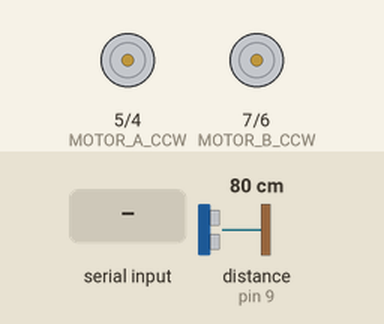
Recording of a sketch running on a simulated Arduino Uno, built with avr-gcc and run on an emulated ATmega328P. Parts: motor-driver pin pairs drawn as motors (green arrow = first pin HIGH = forward, orange = second pin HIGH = backward, longer = more drive). Wiring (inferred from the names in the program): ultrasonic range finder: trigger pin 8; echo pin 9. The test bench sets the inputs (shaded band); at power-on: distance to the obstacle (sensor on pin 9) 80 cm. The echo pulse lasts 58.3 µs per cm; what the sketch prints to the serial monitor is not drawn.

Above: at 1.2 s.
1.3 s: "w" received over Serial
At 2.1 s:
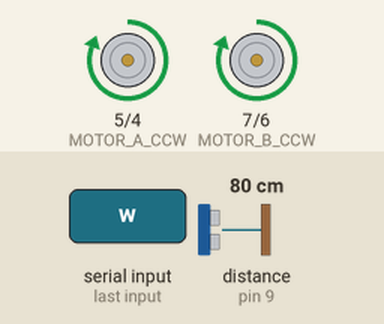
2.8 s: "s" received over Serial
At 3.3 s:
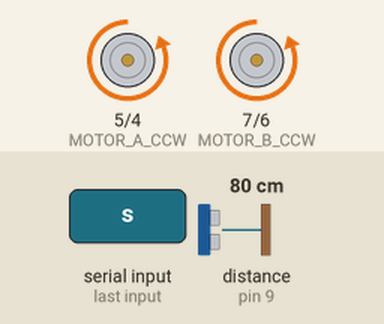
4.3 s: "a" received over Serial
At 5.5 s:
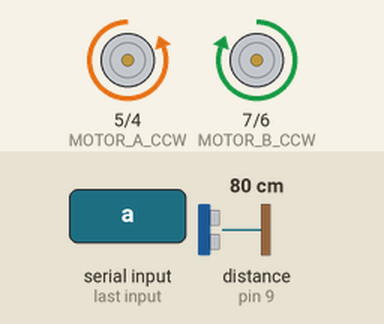
5.8 s: "d" received over Serial
At 6.8 s:
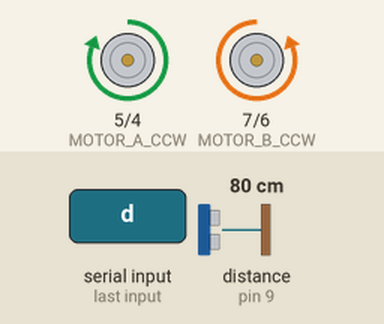
Timing chart, 0 to 8.3 s (numbered marks = the images above; inputs shaded):
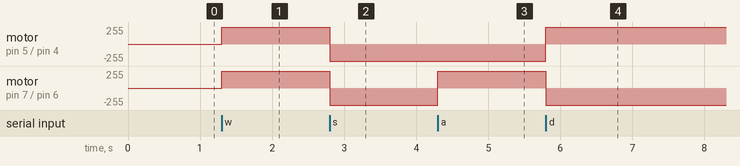

The sketch:

btbot.ino
```cpp
#include <Servo.h>
#include <Wire.h>

const int MOTOR_A_CW  = 4;
const int MOTOR_A_CCW = 5;
const int MOTOR_B_CW  = 6;
const int MOTOR_B_CCW = 7;

const int SONAR_TRIG = 8;
const int SONAR_ECHO = 9;

const int IR_LEFT  = 3;
const int IR_MID   = 11;
const int IR_RIGHT = 10;

const int TELEMETRY_TX_INTERVAL = 500;

long telemetry_tx_next_ms = 0;

void setup() {
  pinMode(MOTOR_A_CW, OUTPUT);
  pinMode(MOTOR_A_CCW, OUTPUT);
  pinMode(MOTOR_B_CW, OUTPUT);
  pinMode(MOTOR_B_CCW, OUTPUT);

  pinMode(SONAR_TRIG, OUTPUT);
  pinMode(SONAR_ECHO, INPUT);

  pinMode(IR_LEFT, INPUT);
  pinMode(IR_MID, INPUT);
  pinMode(IR_RIGHT, INPUT);

  halt();
  Serial.begin(9600);
}

void loop() {
  if (Serial.available()) {
    switch(Serial.read()) {
    case 'w':
      halt();
      forward();
      break;
    case 's':
      halt();
      backward();
      break;
    case 'a':
      halt();
      turnLeft();
      break;
    case 'd':
      halt();
      turnRight();
      break;
    case ' ':
      halt();
      break;
    }
  }
  transmitTelemetry();
}

void halt() {
  digitalWrite(MOTOR_A_CW, HIGH);
  digitalWrite(MOTOR_A_CCW, HIGH);
  digitalWrite(MOTOR_B_CW, HIGH);
  digitalWrite(MOTOR_B_CCW, HIGH);
}

void forward() {
  digitalWrite(MOTOR_A_CW, LOW);
  digitalWrite(MOTOR_B_CW, LOW);
}

void backward() {
  digitalWrite(MOTOR_A_CCW, LOW);
  digitalWrite(MOTOR_B_CCW, LOW);
}

void turnLeft() {
  digitalWrite(MOTOR_A_CCW, LOW);
  digitalWrite(MOTOR_B_CW, LOW);
}

void turnRight() {
  digitalWrite(MOTOR_A_CW, LOW);
  digitalWrite(MOTOR_B_CCW, LOW);
}

long measureDistance() {
  long duration;

  pinMode(SONAR_TRIG, OUTPUT);
  pinMode(SONAR_ECHO, INPUT);

  digitalWrite(SONAR_TRIG, LOW);
  delayMicroseconds(5);
  digitalWrite(SONAR_TRIG, HIGH);
  delayMicroseconds(10);
  digitalWrite(SONAR_TRIG, LOW);

  duration = pulseIn(SONAR_ECHO, HIGH);
  return duration / 29 / 2;
}

void transmitTelemetry() {
  if(millis() > telemetry_tx_next_ms) {
    Serial.print("\033[2J\033[;H");
    Serial.print("Distance: ");
    Serial.println(measureDistance(), DEC);

    telemetry_tx_next_ms = millis() + TELEMETRY_TX_INTERVAL;
  }
}
```

Measured:
- after the input at 1.3 s, motor on pin 5 (MOTOR_A_CCW) / pin 4 (MOTOR_A_CW), motor on pin 7 (MOTOR_B_CCW) / pin 6 (MOTOR_B_CW): stopped → forward 255/255 at once
- after the input at 2.8 s, motor on pin 5 (MOTOR_A_CCW) / pin 4 (MOTOR_A_CW), motor on pin 7 (MOTOR_B_CCW) / pin 6 (MOTOR_B_CW): forward 255/255 → backward 255/255 at once
- after the input at 4.3 s, motor on pin 7 (MOTOR_B_CCW) / pin 6 (MOTOR_B_CW): backward 255/255 → forward 255/255 at once
- after the input at 5.8 s, motor on pin 5 (MOTOR_A_CCW) / pin 4 (MOTOR_A_CW): backward 255/255 → forward 255/255 at once; motor on pin 7 (MOTOR_B_CCW) / pin 6 (MOTOR_B_CW): forward 255/255 → backward 255/255 at once
